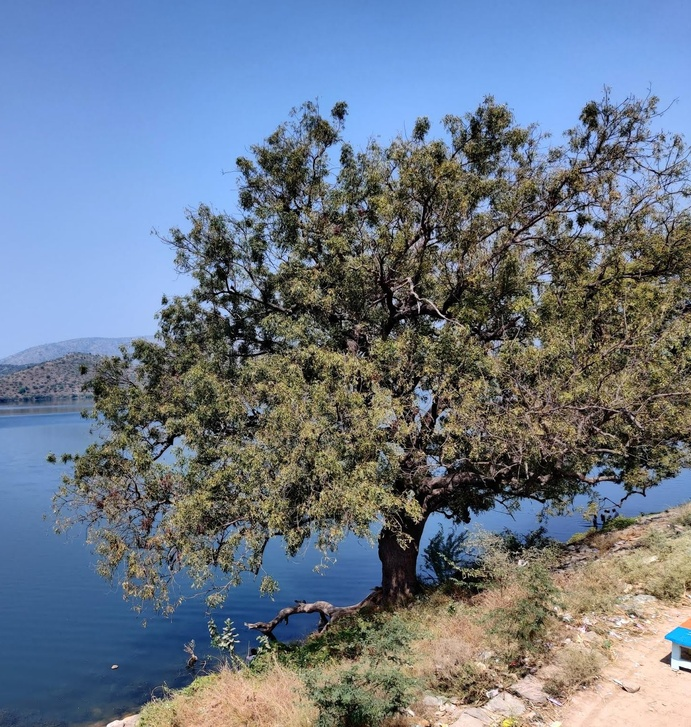
#> input picture Lab2/tree.jpg, 691 x 727 px, shrunk from 1459 x 1536 before the run
$ jupyter execute --allow-errors CV_Assignment2.ipynb   (older library calls are emulated)
#> lines starting #> are read from the running program, lines starting #| are printed output that depends on the picture; after the words box and inside, x2 and y2 are one past the last pixel; in counts of white or black regions, pixels touching at a corner belong together
# Q1:
1.
a. Take an image of the wall of your house and apply a sobel filter and count the number of edge pixels in the edge map

b. Do the same operation for the image of a tree ( capture your own image of the tree ) and report your observation on the two images

[cell 1]
import cv2
import numpy as np
import matplotlib.pyplot as plt
#from google.colab.patches import cv2_imshow

# Ques 1.a:


[cell 2]
def sobelfilter(s):
#> called with s = 'tree.jpg'
  img=cv2.imread(s)
#> img is the input picture: shape (727, 691, 3); mean B, G, R 135.9, 120.3, 108.1

  imggray = cv2.cvtColor(img,cv2.COLOR_BGR2GRAY)
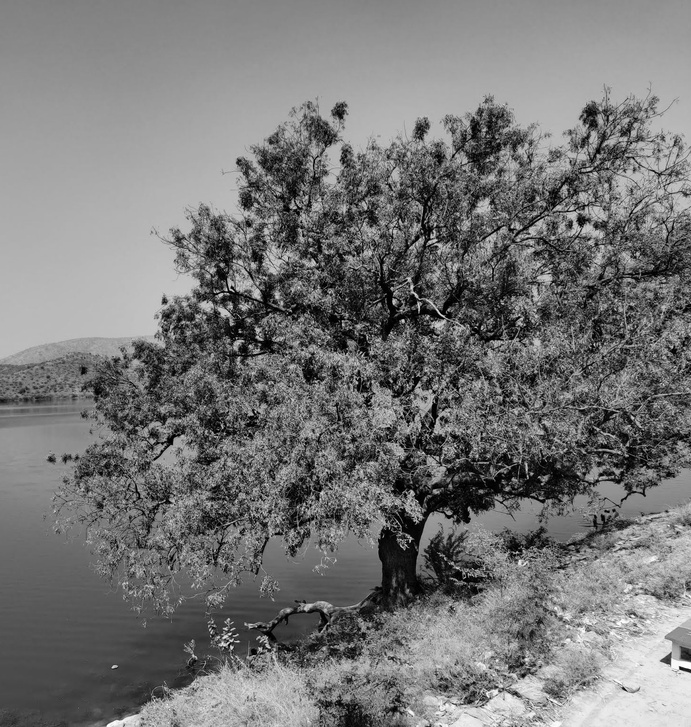
#> imggray: shape (727, 691); min 0, max 254, mean 118.4

  ret,imgBinary = cv2.threshold(imggray, 127, 255, cv2.THRESH_BINARY)
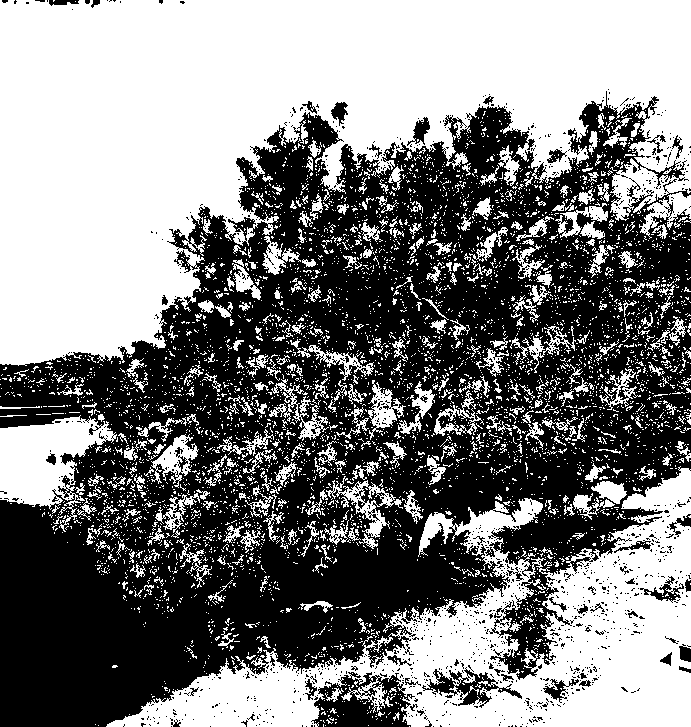
#> imgBinary: shape (727, 691); 50.2% white; 1321 black regions (1269 under 20 px), largest, box (x1, y1, x2, y2) and area: (0, 91, 691, 727) 238537, (311, 672, 415, 727) 3297, (422, 667, 522, 708) 1254

  sobelx = cv2.Sobel(imgBinary, cv2.CV_64F, 0, 1, ksize=3)
  sobely = cv2.Sobel(imgBinary, cv2.CV_64F, 1, 0, ksize=3)
  sobelxy=cv2.bitwise_or(sobelx,sobely)
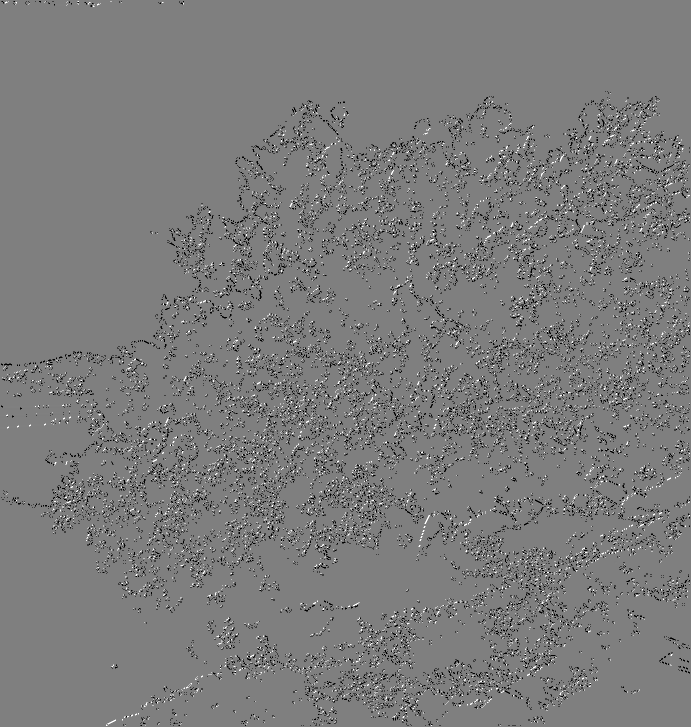
#> sobelxy: shape (727, 691) float64; min -130560, max 130560, mean -3707.1; drawn with min black and max white
  sobelinverted=255-sobelxy
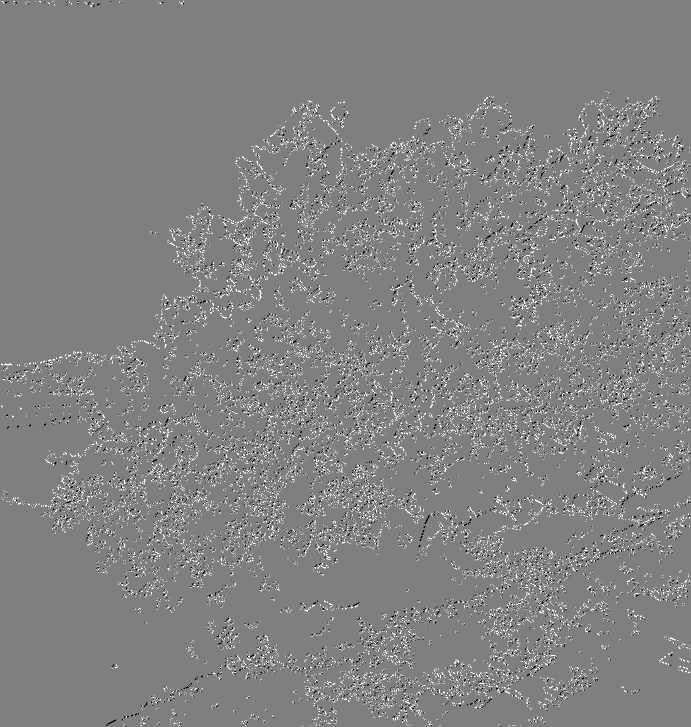
#> sobelinverted: shape (727, 691) float64; min -130305, max 130815, mean 3962.1; drawn with min black and max white


  fig, ax = plt.subplots(1,3,figsize=(20,20))
  ax[0].imshow(imggray,cmap='gray'),      ax[0].set_title('Gray')
  ax[1].imshow(imgBinary,cmap='gray'),    ax[1].set_title('Binary')
  ax[2].imshow(sobelinverted,cmap='gray'),ax[2].set_title('Sobel')

  edge_pixels=np.count_nonzero(sobelxy)
#> edge_pixels = 165197
  print("Number of edge pixels:",edge_pixels)
#| Number of edge pixels: 165197

[cell 3]
sobelfilter("tree.jpg")
sobelfilter("wall.jpg")
#> call 2 of sobelfilter, with s = 'wall.jpg'
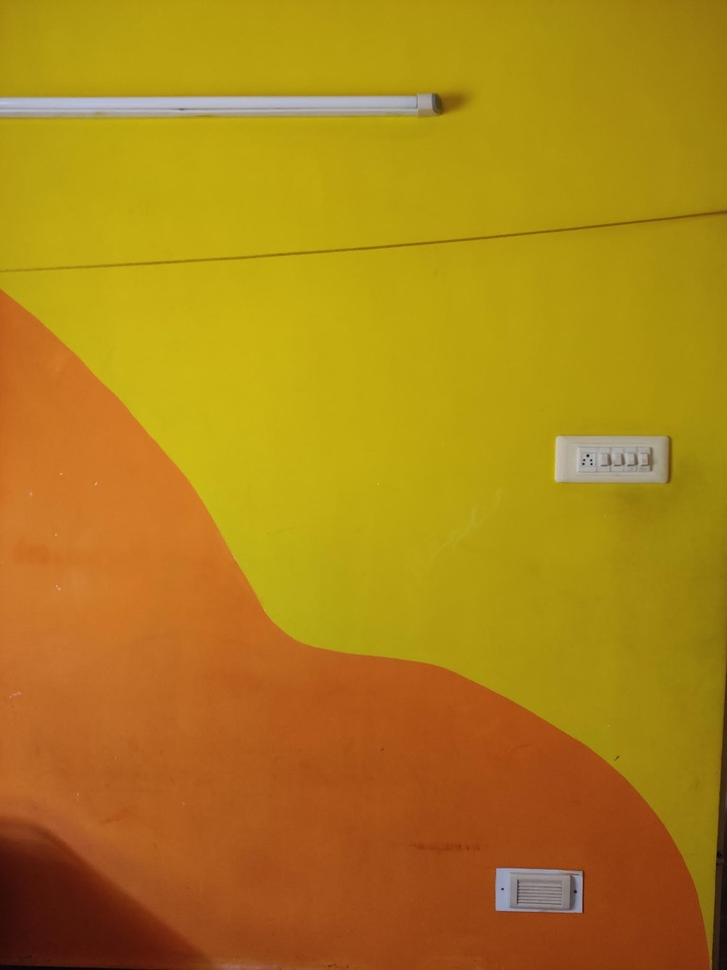
#> input picture Lab2/wall.jpg, 727 x 970 px, shrunk from 1536 x 2048 before the run
#> in sobelfilter, img is the input picture: shape (970, 727, 3); mean B, G, R 23.4, 129.1, 174
#> in sobelfilter (call 2), `imggray = cv2.cvtColor(img,cv2.COLOR_BGR2GRAY)`:
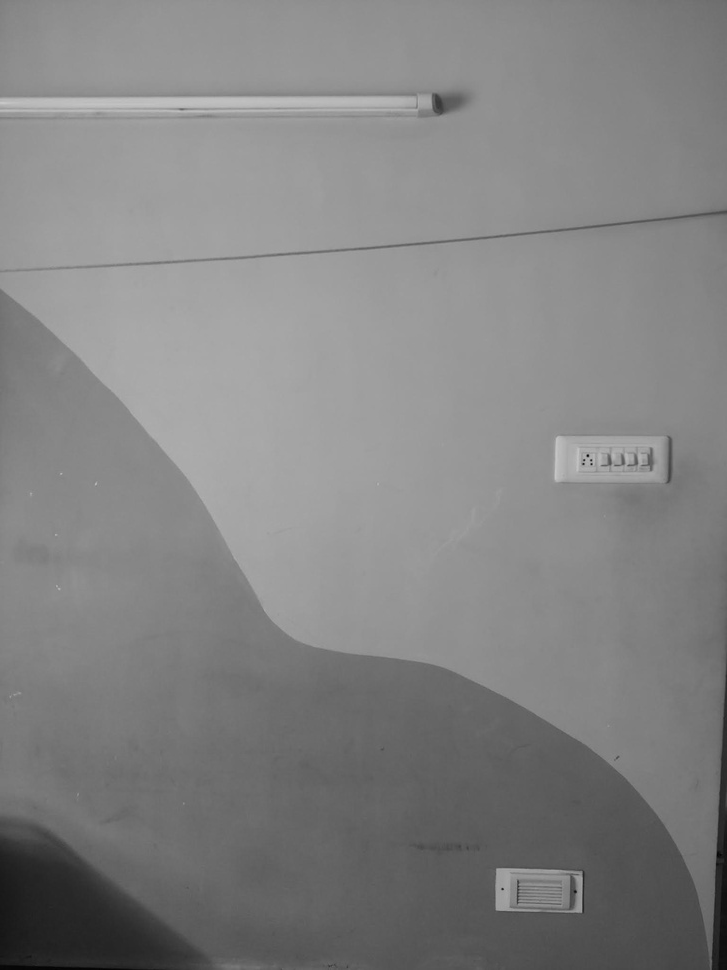
#> imggray: shape (970, 727); min 2, max 199, mean 130.5
#> in sobelfilter (call 2), `ret,imgBinary = cv2.threshold(imggray, 127, 255, cv2.THRESH_BINARY)`:
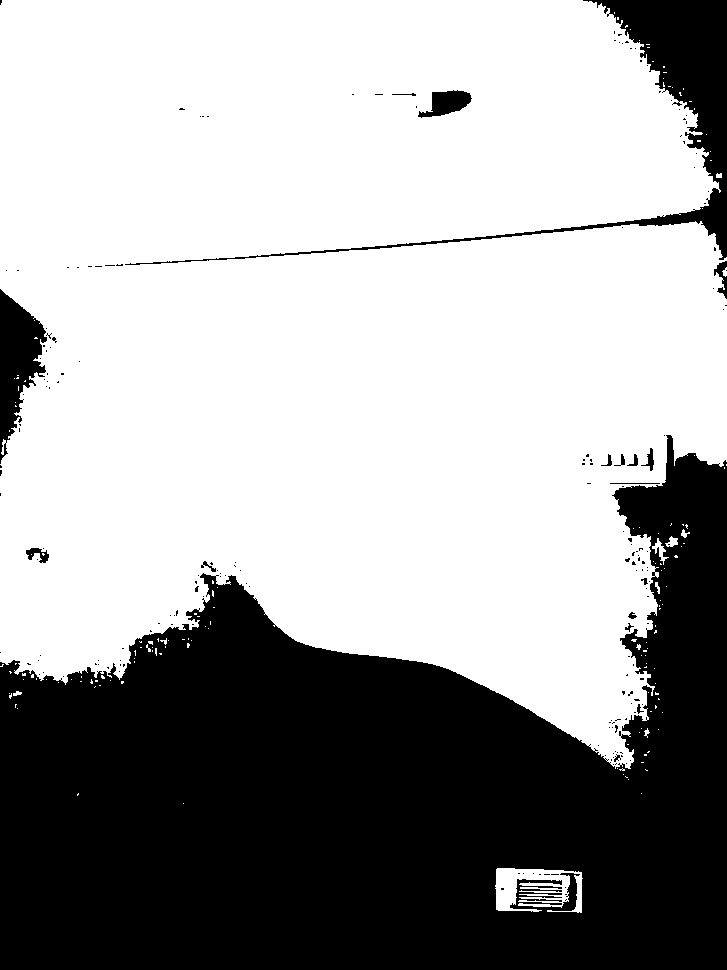
#> imgBinary: shape (970, 727); 63.8% white; 192 black regions (174 under 20 px), largest, box (x1, y1, x2, y2) and area: (0, 435, 727, 970) 234386, (125, 0, 727, 265) 14205, (0, 289, 47, 464) 4268
#> in sobelfilter (call 2), `sobely = cv2.Sobel(imgBinary, cv2.CV_64F, 1, 0, ksize=3)`:
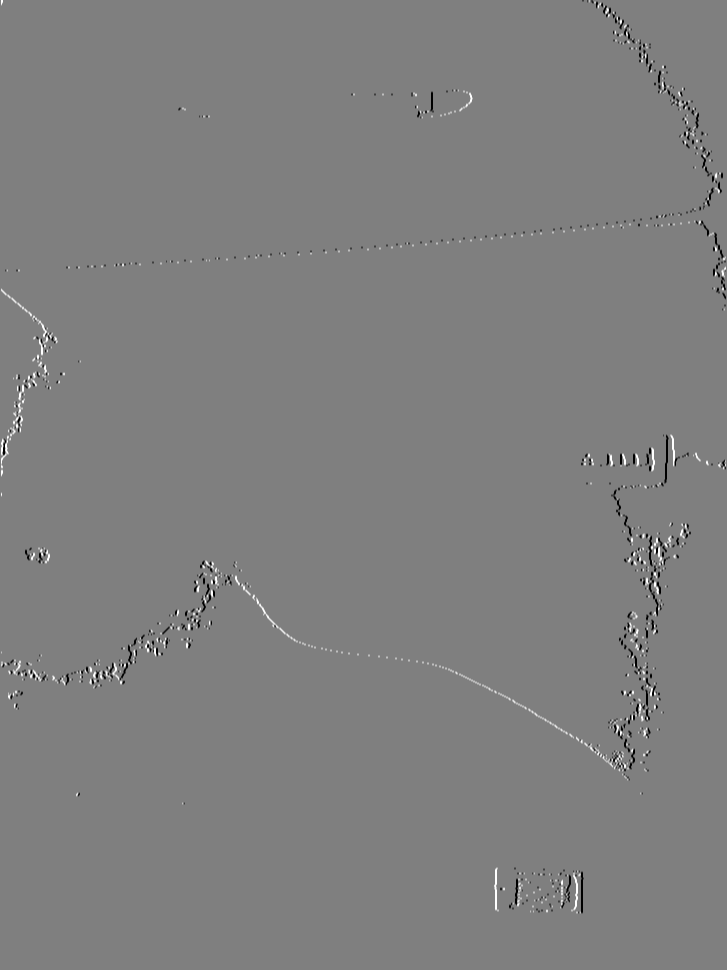
#> sobely: shape (970, 727) float64; min -1020, max 1020, mean -0.9; drawn with min black and max white
#> in sobelfilter (call 2), `edge_pixels=np.count_nonzero(sobelxy)`: edge_pixels = 18271
#| Number of edge pixels: 18271
